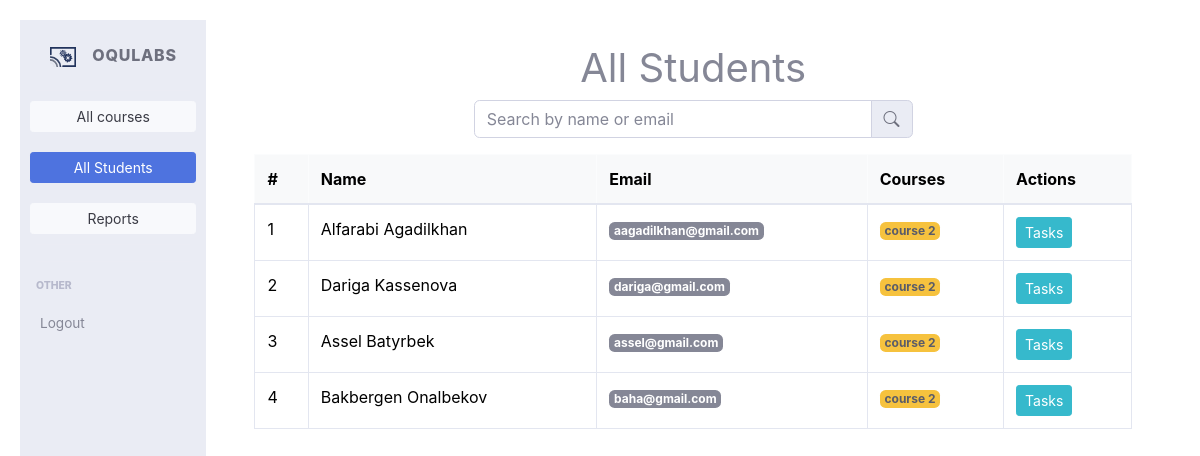
The app's page /all_students with its own data.
### app/models.py (models this page shows, shortened)
class Course(models.Model):
    teacher = models.ForeignKey('auth.User', on_delete=models.DO_NOTHING, null=True, blank=True)
    name = models.CharField(max_length=100)
    description = models.TextField(blank=True)
    max_screenshots_per_user = models.PositiveIntegerField(default=60*15)  # 15 hours, 180 MB
    screenshot_interval_minutes = models.PositiveIntegerField(default=1)
    enrollment_code = models.CharField(max_length=30, unique=True, blank=True, null=True)
    deleted = models.BooleanField(default=False)
    color = models.IntegerField(default=0)  # up to 359
    department = models.ForeignKey(Department, on_delete=models.DO_NOTHING, null=True, blank=True)
    class Meta:
        ordering = ['-id']

### app/students_view.py (the view)
# urls.py: path('all_students', students_view.all_students, name='all_students'),
def all_students(request):
    enrollments = Enrollment.objects.filter(deleted=False).select_related('student', 'course')
    students_dict = {}
    for enrollment in enrollments:
        student = enrollment.student
        if student.id not in students_dict:
            students_dict[student.id] = {
                "full_name": f"{student.first_name} {student.last_name}",
                "email": student.email,
                "courses": [],
                "enrollment_id": None
            }
        students_dict[student.id]["courses"].append({
            "id": enrollment.course.id,
            "name": enrollment.course.name
        })
        if not students_dict[student.id]["enrollment_id"]:
            students_dict[student.id]["enrollment_id"] = enrollment.id
    students = list(students_dict.values())
    return render(request, "all_students.html", {"students": students, "page": "all_students"})

### templates/all_students.html (shortened to what this page needs)
{% extends "main.html" %}
{% block content %}
    <div class="container">
        <h1 class="mt-4 text-center">All Students</h1>
        <div class="input-group mb-3 w-50 mx-auto">
            <input type="text" id="search" class="form-control" placeholder="Search by name or email">
            <span class="input-group-text"><i class="bi bi-search"></i></span>
        </div>
        <div class="table-responsive">
            <table class="table table-hover table-bordered">
                <thead class="table-light">
                    <tr>
                        <th>#</th>
                        <th>Name</th>
                        <th>Email</th>
                        <th>Courses</th>
                        <th>Actions</th>
                    </tr>
                </thead>
                <tbody id="students-table">
                    {% for student in students %}
                    <tr>
                        <td>{{ forloop.counter }}</td>
                        <td>{{ student.full_name }}</td>
                        <td><span class="badge bg-secondary">{{ student.email }}</span></td>
                        <td>
                            {% for course in student.courses %}
                                <a href="/courses_teacher/{{ course.id }}" class="badge bg-warning text-dark">
                                    {{ course.name }}
                                </a>
                            {% empty %}
                                <span class="text-muted">No courses</span>
                            {% endfor %}
                        </td>
                        <td>
                            {% if student.enrollment_id %}
                                <a href="/enrollments/{{ student.enrollment_id }}" class="btn btn-sm btn-info">Tasks</a>
                            {% else %}
                                <span class="text-muted">No tasks</span>
                            {% endif %}
                        </td>
                    </tr>
                    {% empty %}
                    <tr>
                        <td colspan="5" class="text-center text-muted">No students found.</td>
                    </tr>
                    {% endfor %}
                </tbody>
            </table>
        </div>
    </div>
{% endblock %}

### app/static/index3.css (style rules this page uses)
body { background-color: #f8f9fa; padding: 20px; }

### records on screen
Course: name "course 2" "course 2" "course 2" "course 2"

### other values on screen
{{ student.full_name }} "Alfarabi Agadilkhan" "Dariga Kassenova" "Assel Batyrbek" "Bakbergen Onalbekov"
{{ student.email }} "aagadilkhan@gmail.com" "dariga@gmail.com" "assel@gmail.com" "baha@gmail.com"
